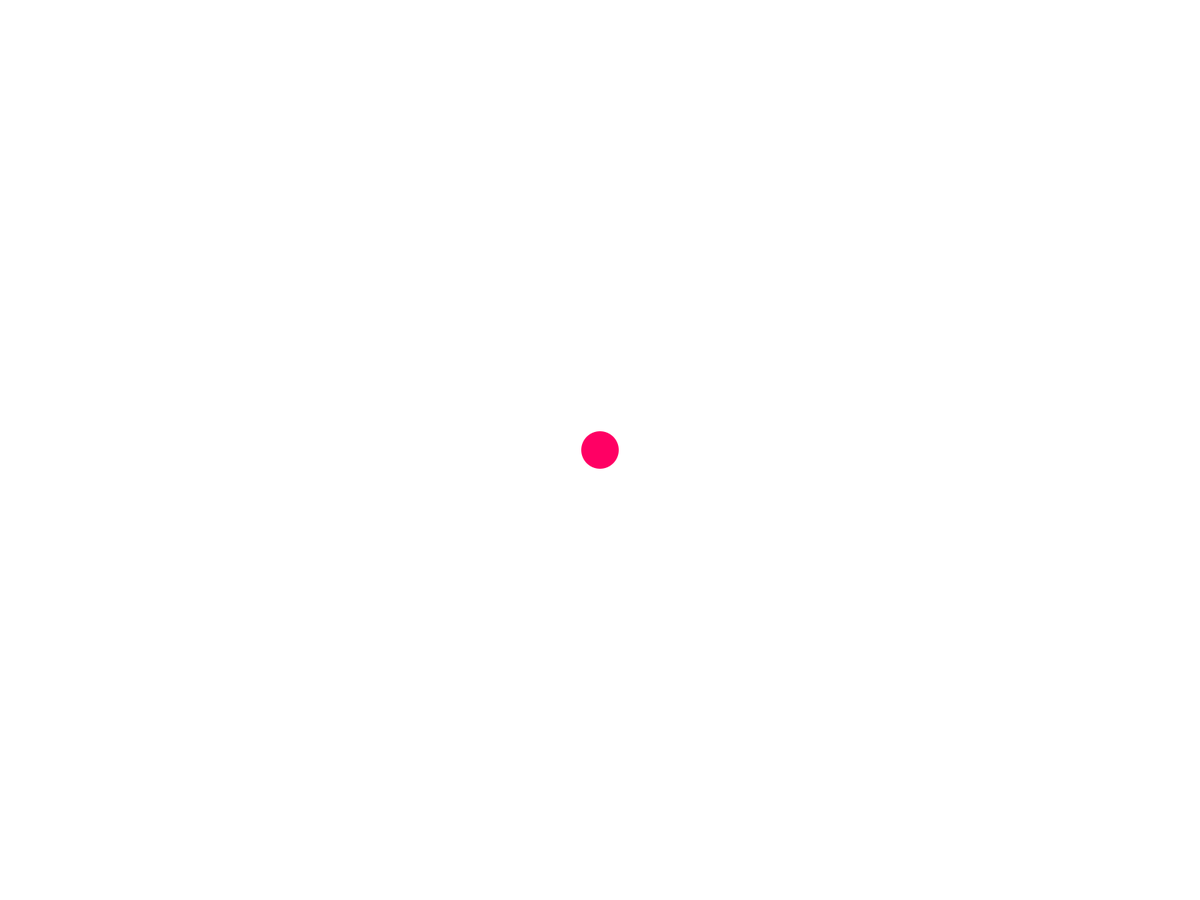
Frame 1 (no input)
Frame 60 (the mouse pressed at the canvas centre just before this capture): identical to frame 1, image omitted
Frame 120 (the mouse held since frame 60 and released just before this capture): identical to frame 1, image omitted

The Processing sketch that drew this single still picture (run headless with seeded random() and noise(); from frame 60 on, the mouse is pressed at the canvas centre):

// Processing sketch: exo_keyPressed
// ── exo_keyPressed.pde
//Constantes globales
final color BLANC = color(255);
final color ROUGE = color(255, 0, 100);
int VARIATION_TAILLE = 20;
int VARIATION_DEPLACEMENT = 20;
//Variables globales
int diametre = 50;
int cercleX = 0;
int cercleY = 0;


void setup() {
  fullScreen();
  cercleX = width/2;
  cercleY = height/2;
}

void draw() {
  noStroke();
  background(BLANC);
  fill(ROUGE);
  ellipse(cercleX, cercleY, diametre, diametre);
  println(cercleX, cercleY);
}

void keyPressed() {
  /*
  if ((key == '+') && (diametre < 800)){ //On déclare un caractère (un char) avec ' et pas ", qui est un string
   diametre += VARIATION_TAILLE;
   } else if ((key == '-') && (diametre > 10)) {
   diametre -= VARIATION_TAILLE;
   } else if (key == '=') {
   diametre = 50;
   }
   */

  //Introduction du switch pour remplacer les multiples "if"
  switch(key) {
  case '+' : 
    if (diametre < 800) {
      diametre += VARIATION_TAILLE;
    }
    break;
  case '-' : 
    if (diametre > 10) {
      diametre -= VARIATION_TAILLE;
    }
    break;
  case '=' : 
    diametre = 50; 
    break;
  case CODED : 
    traiterToucheSpeciale();
    break;
  }
}
void traiterToucheSpeciale() { //Permet de traiter les touches spéciales, telles que droite, gauche, etc. (voir doc pour liste)
  switch(keyCode) {
  case LEFT :
    if ((cercleX-diametre/2) >= 0) {
      cercleX -= VARIATION_DEPLACEMENT;
    }
    break;
  case RIGHT :
    if ((cercleX+diametre/2) <= width) {
      cercleX += VARIATION_DEPLACEMENT;
    }
    break;
  case UP :
    if ((cercleY-diametre/2) >= 0) {
      cercleY -= VARIATION_DEPLACEMENT;
    }
    break;
  case DOWN :
    if ((cercleY+diametre/2) <= height) {
      cercleY += VARIATION_DEPLACEMENT;
    }
    break;
  case ESC :
    exit();
    break;
  }
}
